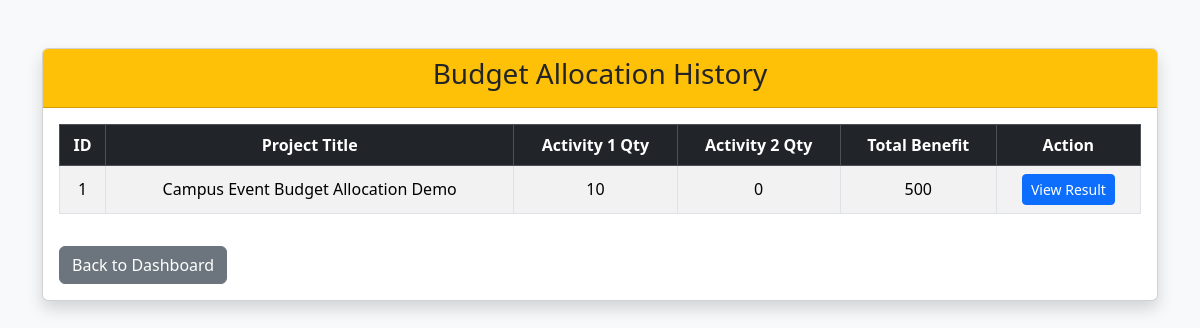
The app's page /history.php (signed in) with its own data.
### tables this page shows
CREATE TABLE `lp_problems` (
  `id` int(11) NOT NULL,
  `user_id` int(11) NOT NULL,
  `project_title` varchar(255) NOT NULL,
  `objective_type` enum('Maximize','Minimize') NOT NULL,
  `profit_x` double NOT NULL,
  `profit_y` double NOT NULL,
  `c1_x` double NOT NULL,
  `c1_y` double NOT NULL,
  `c1_rhs` double NOT NULL,
  `c2_x` double NOT NULL,
  `c2_y` double NOT NULL,
  `c2_rhs` double NOT NULL,
  `c3_x` double NOT NULL,
  `c3_y` double NOT NULL,
  `c3_rhs` double NOT NULL,
  `optimal_x` double DEFAULT NULL,
  `optimal_y` double DEFAULT NULL,
  `objective_value` double DEFAULT NULL,
  `created_at` timestamp NOT NULL DEFAULT current_timestamp()
);

### history.php (the view, shortened to what this page needs)
<?php
include("db.php");
$user_id = $_SESSION["user_id"];
$sql = "SELECT * FROM lp_problems
        WHERE user_id = '$user_id'
        ORDER BY created_at DESC";
$result = mysqli_query($conn, $sql);
?>
<!DOCTYPE html>
<html>
<head>
    <link href="https://cdn.jsdelivr.net/npm/bootstrap@5.3.3/dist/css/bootstrap.min.css" rel="stylesheet">
</head>
<body class="bg-light">
<div class="container mt-5 mb-5">
    <div class="card shadow">
        <div class="card-header bg-warning text-dark text-center">
            <h3>Budget Allocation History</h3>
        </div>
        <div class="card-body">
            <?php if (mysqli_num_rows($result) == 0) { ?>
                <div class="alert alert-info">
                    No budget allocation records found.
                </div>
            <?php } else { ?>
                <table class="table table-bordered table-striped text-center align-middle">
                    <thead class="table-dark">
                        <tr>
                            <th>ID</th>
                            <th>Project Title</th>
                            <th>Activity 1 Qty</th>
                            <th>Activity 2 Qty</th>
                            <th>Total Benefit</th>
                            <th>Action</th>
                        </tr>
                    </thead>
                    <tbody>
                    <?php while ($row = mysqli_fetch_assoc($result)) { ?>
                        <tr>
                            <td><?php echo $row["id"]; ?></td>
                            <td><?php echo htmlspecialchars($row["project_title"]); ?></td>
                            <td><?php echo htmlspecialchars($row["optimal_x"]); ?></td>
                            <td><?php echo htmlspecialchars($row["optimal_y"]); ?></td>
                            <td><?php echo htmlspecialchars($row["objective_value"]); ?></td>
                            <td>
                                <a href="result.php?id=<?php echo $row["id"]; ?>"
                                   class="btn btn-sm btn-primary">
                                   View Result
                                </a>
                            </td>
                        </tr>
                    <?php } ?>
                    </tbody>
                </table>
            <?php } ?>
            <a href="dashboard.php" class="btn btn-secondary mt-3">
                Back to Dashboard
            </a>
        </div>
    </div>
</div>
</body>
</html>

### records on screen
lp_problems: id "1", project_title "Campus Event Budget Allocation Demo", optimal_x "10", optimal_y "0", objective_value "500"
